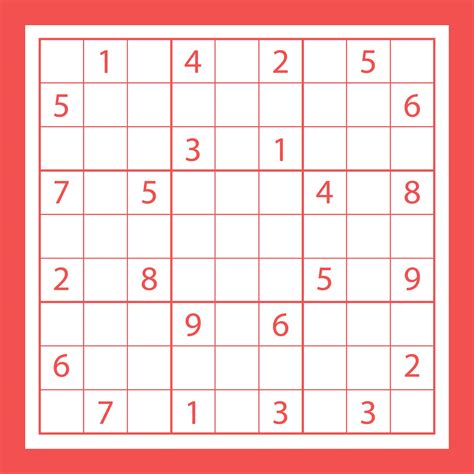
#> input picture Sudoku_From_Image/sudoku.jpg, 474 x 474 px
$ python Sudoku_from_Image.py
#> lines starting #> are read from the running program, lines starting #| are printed output that depends on the picture; after the words box and inside, x2 and y2 are one past the last pixel; in counts of white or black regions, pixels touching at a corner belong together
import cv2
import numpy as np
import pytesseract

# Load image and preprocess
img = cv2.imread('sudoku.jpg')
#> img is the input picture: shape (474, 474, 3); mean B, G, R 206.9, 207.2, 248.2
img_gray = cv2.cvtColor(img, cv2.COLOR_BGR2GRAY)
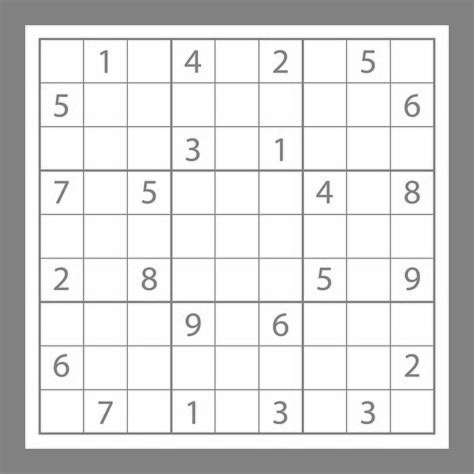
#> img_gray: shape (474, 474); min 99, max 255, mean 219.4
img_blur = cv2.GaussianBlur(img_gray, (5, 5), 1)
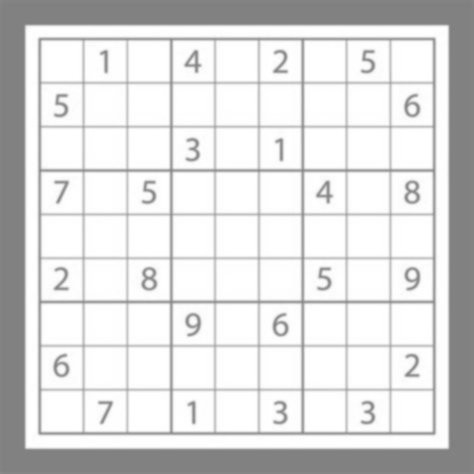
#> img_blur: shape (474, 474); min 127, max 255, mean 219.4
img_thresh = cv2.adaptiveThreshold(
    img_blur, 255, cv2.ADAPTIVE_THRESH_GAUSSIAN_C, cv2.THRESH_BINARY, 11, 2)
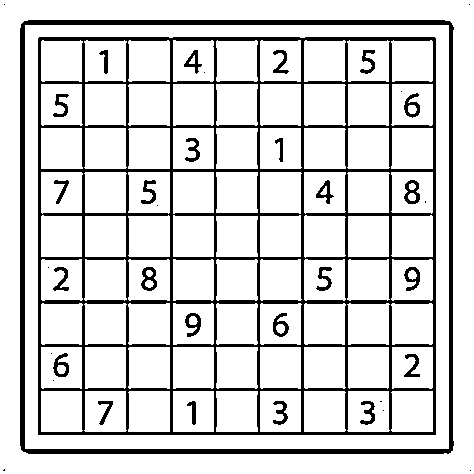
#> img_thresh: shape (474, 474); 84.4% white; 39 black regions (13 under 20 px), largest, box (x1, y1, x2, y2) and area: (38, 37, 436, 435) 23049, (20, 20, 454, 454) 8084, (404, 180, 420, 204) 206

# Find contours
contours, _ = cv2.findContours(
    img_thresh, cv2.RETR_EXTERNAL, cv2.CHAIN_APPROX_SIMPLE)
#> contours = [[[0, 0], [0, 473], [473, 473], [473, 0]]]

# Loop through contours
for cnt in contours:
    area = cv2.contourArea(cnt)
    if area > 5000:
        cv2.drawContours(img, cnt, -1, (0, 255, 0), 3)
        peri = cv2.arcLength(cnt, True)
        approx = cv2.approxPolyDP(cnt, 0.02 * peri, True)
        if len(approx) == 4:
            x, y, w, h = cv2.boundingRect(approx)
            if w > 100 and h > 100:
                # Crop and recognize digits using PyTesseract
                cell = img_gray[y:y+h, x:x+w]
                cell_thresh = cv2.adaptiveThreshold(
                    cell, 255, cv2.ADAPTIVE_THRESH_GAUSSIAN_C, cv2.THRESH_BINARY_INV, 11, 2)
#> (the run stopped early here; a loop or call above may not have finished)
